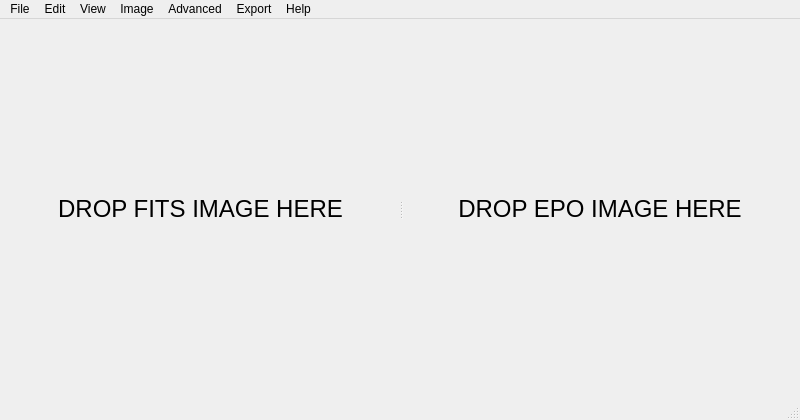
<?xml version="1.0" encoding="UTF-8"?>
<ui version="4.0">
 <author>Amit Kapadia</author>
 <class>MainWindow</class>
 <widget class="QMainWindow" name="MainWindow">
  <property name="geometry">
   <rect>
    <x>0</x>
    <y>0</y>
    <width>800</width>
    <height>420</height>
   </rect>
  </property>
  <property name="minimumSize">
   <size>
    <width>800</width>
    <height>420</height>
   </size>
  </property>
  <property name="windowTitle">
   <string>PinpointWCS by the Chandra X-ray Center</string>
  </property>
  <widget class="QWidget" name="centralwidget">
   <layout class="QGridLayout" name="gridLayout_5">
    <item row="0" column="0">
     <widget class="QSplitter" name="verticalSplitter">
      <property name="orientation">
       <enum>Qt::Horizontal</enum>
      </property>
      <property name="opaqueResize">
       <bool>false</bool>
      </property>
      <property name="handleWidth">
       <number>7</number>
      </property>
      <property name="childrenCollapsible">
       <bool>false</bool>
      </property>
      <widget class="QStackedWidget" name="stackedWidget_1">
       <property name="sizePolicy">
        <sizepolicy hsizetype="Expanding" vsizetype="Expanding">
         <horstretch>0</horstretch>
         <verstretch>0</verstretch>
        </sizepolicy>
       </property>
       <property name="currentIndex">
        <number>0</number>
       </property>
       <widget class="QWidget" name="page_1">
        <layout class="QGridLayout" name="gridLayout">
         <property name="margin" stdset="0">
          <number>1</number>
         </property>
         <item row="0" column="0">
          <widget class="DropArea" name="dropLabel_1">
           <property name="sizePolicy">
            <sizepolicy hsizetype="Expanding" vsizetype="Expanding">
             <horstretch>0</horstretch>
             <verstretch>0</verstretch>
            </sizepolicy>
           </property>
           <property name="font">
            <font>
             <pointsize>18</pointsize>
            </font>
           </property>
           <property name="styleSheet">
            <string notr="true"/>
           </property>
           <property name="text">
            <string>DROP FITS IMAGE HERE</string>
           </property>
           <property name="scaledContents">
            <bool>true</bool>
           </property>
           <property name="alignment">
            <set>Qt::AlignCenter</set>
           </property>
          </widget>
         </item>
        </layout>
       </widget>
       <widget class="QWidget" name="page_2">
        <layout class="QGridLayout" name="gridLayout_3">
         <property name="margin" stdset="0">
          <number>1</number>
         </property>
         <item row="0" column="0">
          <widget class="GraphicsView" name="graphicsView_1"/>
         </item>
        </layout>
       </widget>
      </widget>
      <widget class="QStackedWidget" name="stackedWidget_2">
       <property name="sizePolicy">
        <sizepolicy hsizetype="Expanding" vsizetype="Expanding">
         <horstretch>0</horstretch>
         <verstretch>0</verstretch>
        </sizepolicy>
       </property>
       <property name="currentIndex">
        <number>0</number>
       </property>
       <widget class="QWidget" name="page_3">
        <layout class="QGridLayout" name="gridLayout_2">
         <property name="margin" stdset="0">
          <number>1</number>
         </property>
         <item row="0" column="0">
          <widget class="DropArea" name="dropLabel_2">
           <property name="sizePolicy">
            <sizepolicy hsizetype="Expanding" vsizetype="Expanding">
             <horstretch>0</horstretch>
             <verstretch>0</verstretch>
            </sizepolicy>
           </property>
           <property name="font">
            <font>
             <pointsize>18</pointsize>
            </font>
           </property>
           <property name="styleSheet">
            <string notr="true"/>
           </property>
           <property name="text">
            <string>DROP EPO IMAGE HERE</string>
           </property>
           <property name="scaledContents">
            <bool>true</bool>
           </property>
           <property name="alignment">
            <set>Qt::AlignCenter</set>
           </property>
          </widget>
         </item>
        </layout>
       </widget>
       <widget class="QWidget" name="page_4">
        <layout class="QGridLayout" name="gridLayout_4">
         <property name="margin" stdset="0">
          <number>1</number>
         </property>
         <item row="0" column="0">
          <widget class="GraphicsView" name="graphicsView_2"/>
         </item>
        </layout>
       </widget>
      </widget>
     </widget>
    </item>
   </layout>
  </widget>
  <widget class="QMenuBar" name="menubar">
   <property name="geometry">
    <rect>
     <x>0</x>
     <y>0</y>
     <width>800</width>
     <height>22</height>
    </rect>
   </property>
   <widget class="QMenu" name="menuView">
    <property name="title">
     <string>View</string>
    </property>
    <addaction name="actionCoordinates"/>
    <addaction name="actionImageAdjustments"/>
    <addaction name="actionWCSInfo"/>
    <addaction name="separator"/>
    <addaction name="actionCoordinate_Table"/>
    <addaction name="separator"/>
    <addaction name="actionDegrees"/>
    <addaction name="actionSexagesimal"/>
   </widget>
   <widget class="QMenu" name="menuEdit">
    <property name="title">
     <string>Edit</string>
    </property>
   </widget>
   <widget class="QMenu" name="menuExport">
    <property name="title">
     <string>Export</string>
    </property>
    <addaction name="actionAVM"/>
    <addaction name="actionDetailed_AVM"/>
    <addaction name="separator"/>
    <addaction name="actionXMP_Packet"/>
    <addaction name="separator"/>
    <addaction name="actionFITS_Image"/>
   </widget>
   <widget class="QMenu" name="menuImage">
    <property name="title">
     <string>Image</string>
    </property>
    <addaction name="separator"/>
    <addaction name="actionLinear_Stretch"/>
    <addaction name="actionLogarithm_Stretch"/>
    <addaction name="actionSquare_Root_Stretch"/>
    <addaction name="actionInverseHyperbolic_Sine_Stretch"/>
    <addaction name="actionPower_Stretch"/>
    <addaction name="separator"/>
    <addaction name="actionInvert"/>
    <addaction name="separator"/>
    <addaction name="actionRotate_Clockwise"/>
    <addaction name="actionRotate_Counterclockwise"/>
   </widget>
   <widget class="QMenu" name="menuHelp">
    <property name="title">
     <string>Help</string>
    </property>
    <addaction name="actionAbout_PinpointWCS"/>
    <addaction name="actionPinpointWCSHelp"/>
   </widget>
   <widget class="QMenu" name="menuAdvanced">
    <property name="title">
     <string>Advanced</string>
    </property>
    <addaction name="actionFit_Point"/>
    <addaction name="actionCentroid"/>
    <addaction name="separator"/>
    <addaction name="actionOpen_in_DS9"/>
   </widget>
   <widget class="QMenu" name="menuFile">
    <property name="title">
     <string>File</string>
    </property>
    <addaction name="actionNew_Workspace"/>
   </widget>
   <addaction name="menuFile"/>
   <addaction name="menuEdit"/>
   <addaction name="menuView"/>
   <addaction name="menuImage"/>
   <addaction name="menuAdvanced"/>
   <addaction name="menuExport"/>
   <addaction name="menuHelp"/>
  </widget>
  <widget class="QStatusBar" name="statusbar"/>
  <action name="actionCoordinates">
   <property name="checkable">
    <bool>true</bool>
   </property>
   <property name="checked">
    <bool>false</bool>
   </property>
   <property name="enabled">
    <bool>false</bool>
   </property>
   <property name="text">
    <string>Coordinates</string>
   </property>
   <property name="shortcut">
    <string>Ctrl+Shift+C</string>
   </property>
  </action>
  <action name="actionWCSInfo">
   <property name="checkable">
    <bool>true</bool>
   </property>
   <property name="enabled">
    <bool>false</bool>
   </property>
   <property name="text">
    <string>WCS Info</string>
   </property>
   <property name="shortcut">
    <string>Ctrl+Shift+W</string>
   </property>
  </action>
  <action name="actionImageAdjustments">
   <property name="checkable">
    <bool>true</bool>
   </property>
   <property name="checked">
    <bool>false</bool>
   </property>
   <property name="enabled">
    <bool>false</bool>
   </property>
   <property name="text">
    <string>Image Adjustments</string>
   </property>
   <property name="shortcut">
    <string>Ctrl+Shift+A</string>
   </property>
  </action>
  <action name="actionUndo">
   <property name="text">
    <string>Undo</string>
   </property>
   <property name="shortcut">
    <string>Ctrl+Z</string>
   </property>
  </action>
  <action name="actionRedo">
   <property name="text">
    <string>Redo</string>
   </property>
   <property name="shortcut">
    <string>Ctrl+Shift+Z</string>
   </property>
  </action>
  <action name="actionLinear">
   <property name="text">
    <string>Linear</string>
   </property>
  </action>
  <action name="actionQuadratic">
   <property name="enabled">
    <bool>false</bool>
   </property>
   <property name="text">
    <string>Quadratic</string>
   </property>
  </action>
  <action name="actionCubic">
   <property name="enabled">
    <bool>false</bool>
   </property>
   <property name="text">
    <string>Cubic</string>
   </property>
  </action>
  <action name="actionAVM">
   <property name="enabled">
    <bool>false</bool>
   </property>
   <property name="text">
    <string>AVM</string>
   </property>
   <property name="shortcut">
    <string>Ctrl+Shift+X</string>
   </property>
  </action>
  <action name="actionFITS_Image">
   <property name="enabled">
    <bool>false</bool>
   </property>
   <property name="text">
    <string>FITS Image</string>
   </property>
   <property name="shortcut">
    <string>Ctrl+Shift+F</string>
   </property>
  </action>
  <action name="actionLinear_Stretch">
   <property name="checkable">
    <bool>true</bool>
   </property>
   <property name="enabled">
    <bool>false</bool>
   </property>
   <property name="text">
    <string>Linear Stretch</string>
   </property>
   <property name="shortcut">
    <string>Ctrl+1</string>
   </property>
  </action>
  <action name="actionLogarithm_Stretch">
   <property name="checkable">
    <bool>true</bool>
   </property>
   <property name="enabled">
    <bool>false</bool>
   </property>
   <property name="text">
    <string>Logarithm Stretch</string>
   </property>
   <property name="shortcut">
    <string>Ctrl+2</string>
   </property>
  </action>
  <action name="actionSquare_Root_Stretch">
   <property name="checkable">
    <bool>true</bool>
   </property>
   <property name="enabled">
    <bool>false</bool>
   </property>
   <property name="text">
    <string>Square Root Stretch</string>
   </property>
   <property name="shortcut">
    <string>Ctrl+3</string>
   </property>
  </action>
  <action name="actionInverseHyperbolic_Sine_Stretch">
   <property name="checkable">
    <bool>true</bool>
   </property>
   <property name="enabled">
    <bool>false</bool>
   </property>
   <property name="text">
    <string>Inverse Hyperbolic Sine Stretch</string>
   </property>
   <property name="shortcut">
    <string>Ctrl+4</string>
   </property>
  </action>
  <action name="actionPower_Stretch">
   <property name="checkable">
    <bool>true</bool>
   </property>
   <property name="enabled">
    <bool>false</bool>
   </property>
   <property name="text">
    <string>Power Stretch</string>
   </property>
   <property name="shortcut">
    <string>Ctrl+5</string>
   </property>
  </action>
  <action name="actionInvert">
   <property name="checkable">
    <bool>false</bool>
   </property>
   <property name="enabled">
    <bool>false</bool>
   </property>
   <property name="text">
    <string>Invert ...</string>
   </property>
   <property name="shortcut">
    <string>Ctrl+I</string>
   </property>
  </action>
  <action name="actionAbout_PinpointWCS">
   <property name="text">
    <string>About PinpointWCS</string>
   </property>
  </action>
  <action name="actionCoordinate_Table">
   <property name="enabled">
    <bool>false</bool>
   </property>
   <property name="text">
    <string>Coordinate Table</string>
   </property>
   <property name="shortcut">
    <string>Ctrl+P</string>
   </property>
  </action>
  <action name="actionRotate_Clockwise">
   <property name="enabled">
    <bool>false</bool>
   </property>
   <property name="text">
    <string>Rotate Clockwise ...</string>
   </property>
   <property name="shortcut">
    <string>Ctrl+R</string>
   </property>
  </action>
  <action name="actionRotate_Counterclockwise">
   <property name="enabled">
    <bool>false</bool>
   </property>
   <property name="text">
    <string>Rotate Counterclockwise ...</string>
   </property>
   <property name="shortcut">
    <string>Ctrl+Shift+R</string>
   </property>
  </action>
  <action name="actionCentroid">
   <property name="enabled">
    <bool>false</bool>
   </property>
   <property name="text">
    <string>Centroid</string>
   </property>
   <property name="shortcut">
    <string>Ctrl+Shift+O</string>
   </property>
  </action>
  <action name="actionFit_Point">
   <property name="enabled">
    <bool>false</bool>
   </property>
   <property name="text">
    <string>Fit Next Point</string>
   </property>
   <property name="shortcut">
    <string>Ctrl+Shift+P</string>
   </property>
  </action>
  <action name="actionDegrees">
   <property name="checkable">
    <bool>true</bool>
   </property>
   <property name="checked">
    <bool>false</bool>
   </property>
   <property name="enabled">
    <bool>false</bool>
   </property>
   <property name="text">
    <string>Degrees</string>
   </property>
  </action>
  <action name="actionSexagesimal">
   <property name="checkable">
    <bool>true</bool>
   </property>
   <property name="enabled">
    <bool>false</bool>
   </property>
   <property name="text">
    <string>Sexagesimal</string>
   </property>
  </action>
  <action name="actionNew_Workspace">
   <property name="enabled">
    <bool>false</bool>
   </property>
   <property name="text">
    <string>New Workspace</string>
   </property>
   <property name="visible">
    <bool>true</bool>
   </property>
  </action>
  <action name="actionOpen_in_DS9">
   <property name="enabled">
    <bool>false</bool>
   </property>
   <property name="text">
    <string>Open in DS9</string>
   </property>
  </action>
  <action name="actionPinpointWCSHelp">
   <property name="text">
    <string>PinpointWCS Help</string>
   </property>
  </action>
  <action name="actionDetailed_AVM">
   <property name="enabled">
    <bool>false</bool>
   </property>
   <property name="text">
    <string>Detailed AVM</string>
   </property>
  </action>
  <action name="actionXMP_Packet">
   <property name="enabled">
    <bool>false</bool>
   </property>
   <property name="text">
    <string>XMP Packet</string>
   </property>
  </action>
 </widget>
 <layoutdefault spacing="4" margin="4"/>
 <customwidgets>
  <customwidget>
   <class>DropArea</class>
   <extends>QLabel</extends>
   <header>DropArea.h</header>
  </customwidget>
  <customwidget>
   <class>GraphicsView</class>
   <extends>QGraphicsView</extends>
   <header>GraphicsView.h</header>
  </customwidget>
 </customwidgets>
 <resources/>
 <connections/>
</ui>
